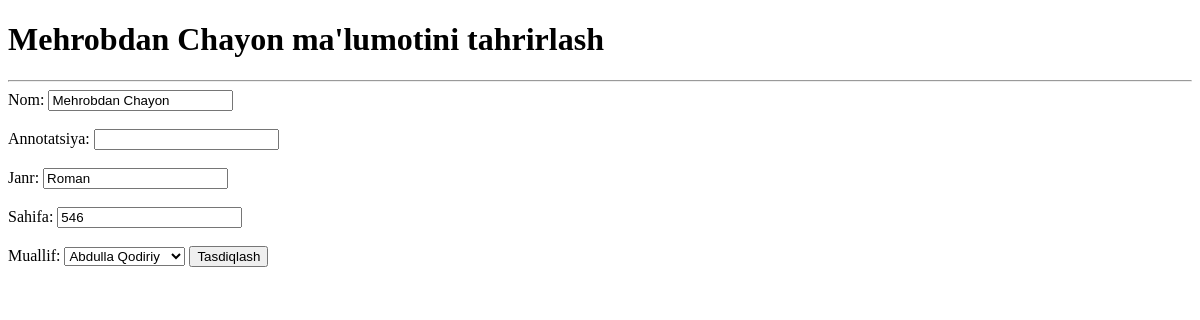
Before: /kitoblar/2/tahrirlash/ with the older database file.
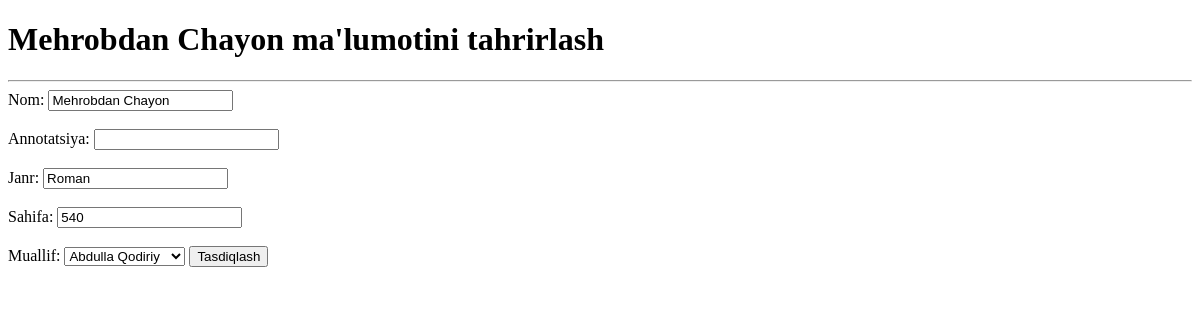
After: the same page with the newer database file.
### main/models.py (models this page shows, shortened)
class Kitob(models.Model):
    nom = models.CharField(max_length=255)
    annotatsiya = models.TextField(blank=True, null=True)
    janr = models.CharField(max_length=200)
    sahifa = models.PositiveIntegerField()
    muallif = models.ForeignKey(Muallif, on_delete=models.SET_NULL, null=True)
    class Meta:
        verbose_name_plural = 'Kitoblar'

class Muallif(models.Model):
    JINS_CHOISES = (
        ('Erkak','Erkak'),
        ('Ayol','Ayol'),
    )
    ism = models.CharField(max_length=100)
    davlat = models.CharField(max_length=100)
    kitob_soni = models.PositiveSmallIntegerField(blank=True, null=True)
    t_sana = models.DateField(blank=True, null=True)
    tirik = models.BooleanField(default=False)
    jins = models.CharField(max_length=10, choices=JINS_CHOISES, default='Erkak')
    class Meta:
        verbose_name_plural = 'Mualliflar'

### main/views.py (the view, shortened to what this page needs)
# urls.py: path("kitoblar/<int:pk>/tahrirlash/", kitob_update_view),
def kitob_update_view(request, pk):
    kitob = get_object_or_404(Kitob, id=pk)
    mualliflar = Muallif.objects.exclude(id=kitob.muallif.id).order_by('ism')
    context = {
        'kitob': kitob,
        'mualliflar': mualliflar
    }
    return render(request, 'kitob_update.html', context)

### templates/kitob_update.html (shortened to what this page needs)
<!DOCTYPE html>
<html lang="en">
<head>
</head>
<body>
<h1>{{ kitob.nom }} ma'lumotini tahrirlash</h1>
    <hr>
    <form method="post">
        <label>Nom: </label>
        <input type="text" name="nom" value="{{ kitob.nom }}" required>
        <br><br>
        <label>Annotatsiya: </label>
        <input type="text" name="annotatsiya" value="{{ kitob.annotatsiya }}">
        <br><br>
        <label>Janr: </label>
        <input type="text" name="janr" value="{{ kitob.janr }}" required>
        <br><br>
        <label>Sahifa: </label>
        <input type="number" name="sahifa" value="{{ kitob.sahifa }}" required>
        <br><br>
        <label>Muallif: </label>
      <select name="muallif_id">
        <option value="{{ kitob.muallif.id }}">{{ kitob.muallif.ism }}</option>
      </select>
        <button>Tasdiqlash</button>
    </form>
</body>
</html>

Changed rows visible on the page:
changed Kitob "Mehrobdan Chayon": sahifa "546" → "540"
